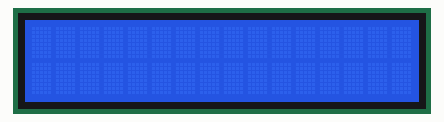
Recording of a sketch running on a simulated Arduino Uno, built with avr-gcc and run on an emulated ATmega328P. Shown: 16×2 character LCD.

Above: at 0.1 s.
At 2.52 s:
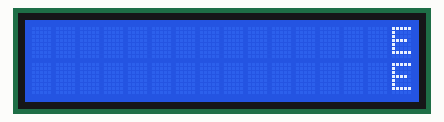
At 3.03 s:
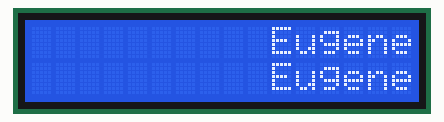
At 3.53 s:
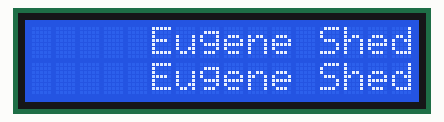
At 4.03 s:
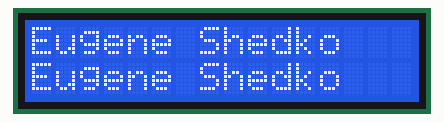
At 4.54 s:
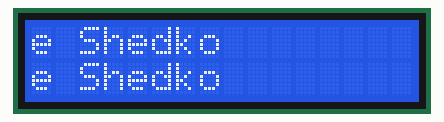

The sketch:

sketch_oct12a.ino
```cpp
// Подключаем библиотеку для работы с жидкокристаллическим
// экраном (англ. Liquid Crystal Display или просто LCD)
#include <LiquidCrystal.h>
 // на диоде, защищающем от неверной полярности, падает доля
// напряжения (англ. voltage drop). Необходимо это учитывать
#define DIODE_DROP 0.7
// Объявляем объект, для управления дисплеем. Для его создания
// необходимо указать номера пинов, к которым он подключен в
// порядке: RS E DB5 DB6 DB7 DB8
const int rs = 13, en = 12, d4 = 11, d5 = 10, d6 = 9, d7 = 8;
LiquidCrystal lcd(rs, en, d4, d5, d6, d7);
String ivan = "Eugene Shedko";
String boris = "Eugene Shedko";

void setup() {
  lcd.begin(16, 2);
  Serial.begin(9600);
}

void loop() {
  // устанавливаем курсор в позицию (0,0):
  int col1 = 0;
  int col2 = 0;
  // выводим цифры от 0 до 9:
  for (int i = 0; i < max(ivan.length(), boris.length()); i++) {

    if (i < ivan.length()) {
      lcd.setCursor(col1, 0);
      lcd.print(ivan[i]);
      col1++;
    }

    if (i < boris.length()) {
      lcd.setCursor(col2, 1);
      lcd.print(boris[i]);
      col2++;
    }

    lcd.scrollDisplayLeft();
    delay(100);
  }
}
```

Measured:
- by itself, everything shown: repeats every 4.0 s, in 29 steps
